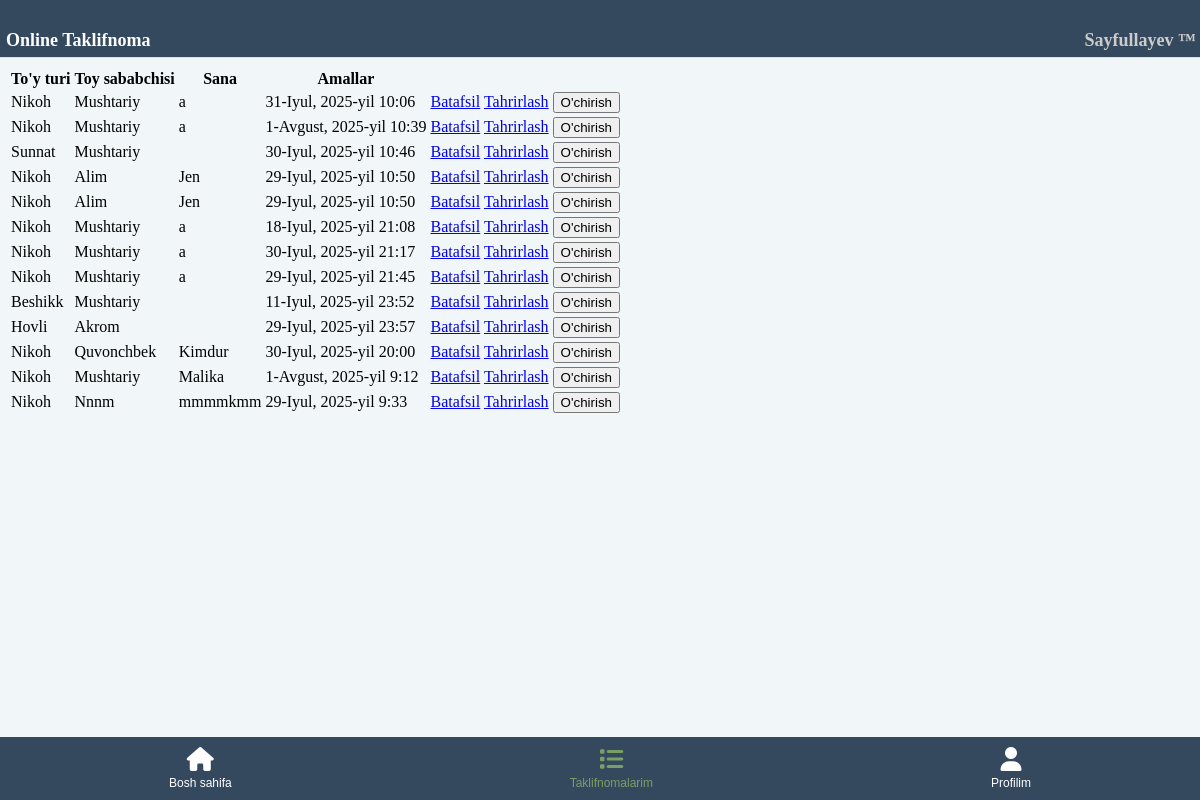
The app's page /my_invitations/ (signed in) with its own data.
### app/models.py (models this page shows, shortened)
class TelegramUser(models.Model):
    username = models.CharField(max_length=150)
    first_name = models.CharField(max_length=150, null=True, blank=True)
    last_name = models.CharField(max_length=150, null=True, blank=True)
    telegram_id = models.CharField(max_length=150, null=True, blank=True)
    profile_photo = models.ImageField(upload_to='profiles', null=True, blank=True)
    user = models.ForeignKey(User, on_delete=models.CASCADE, blank=True, null=True)
    class Meta:
        verbose_name = 'Telegram Foydalanuvchi'
        verbose_name_plural = 'Telegram Foydalanuvchilar'

class Invitation(models.Model):
    user = models.ForeignKey(TelegramUser, on_delete=models.CASCADE)
    category = models.ForeignKey(Category, on_delete=models.CASCADE)
    background = models.ForeignKey(BackgroundImage, on_delete=models.SET_NULL, null=True)
    name_1 = models.CharField(max_length=100)
    name_2 = models.CharField(max_length=100, blank=True)
    date = models.DateTimeField()
    wedding_hall = models.CharField(max_length=100)
    address = models.CharField(max_length=255)
    apartment = models.CharField(max_length=100, null=True, blank=True)
    unique_url = models.CharField(max_length=100, unique=True)
    class Meta:
        verbose_name = 'Taklifnoma'
        verbose_name_plural = 'Taklifnomalar'

class Category(models.Model):
    name = models.CharField(max_length=100, unique=True)
    category_image = models.ImageField(upload_to='categories', null=True, blank=True)
    class Meta:
        verbose_name = 'Kategoriya'
        verbose_name_plural = 'Kategoriyalar'

### app/views.py (the view)
# urls.py: path('my_invitations/', views.my_invitations, name='my_invitations'),
@login_required
def my_invitations(request):
    telegram_user = TelegramUser.objects.get(user=request.user)
    invitations = Invitation.objects.filter(user__user=request.user)
    return render(request, 'my_invitations.html', {'invitations': invitations,'telegram_user': telegram_user})

### templates/my_invitations.html (shortened to what this page needs)
{% extends 'base.html' %}
{% block content %}
<div class="container">
    <h2>Mening taklifnomalarim</h2>
    {% if invitations %}
        <table class="table">
            <thead>
                <tr>
                    <th>To'y turi</th>
                    {% if category.name == 'Nikoh' %}
                    <th>Kuyov Ismi</th>
                    <th>Kelin Ismi</th>
                    {% else %}
                    <th>Toy sababchisi</th>
                    {% endif %}
                    <th>Sana</th>
                    <th>Amallar</th>
                </tr>
            </thead>
            <tbody>
                {% for invitation in invitations %}
                <tr>
                    <td data-label="To'y turi">{{ invitation.category.name }}</td>
                    <td data-label="{% if invitation.category.name == 'Nikoh' %}Kuyov Ismi{% else %}To'y sababchisi{% endif %}">{{ invitation.name_1 }}</td>
                    <td data-label="{% if invitation.category.name == 'Nikoh' %}Kelin Ismi{% endif %}">{{ invitation.name_2|default:"" }}</td>
                    <td data-label="Sana">{{ invitation.date }}</td>
                    <td style="text-align: center;">
                        <a href="{% url 'invitation_page' invitation.unique_url %}" class="btn btn-sm btn-info">Batafsil</a>
                        <a href="{% url 'edit_invitation' invitation.id %}" class="btn btn-sm btn-warning">Tahrirlash</a>
                        <button class="btn btn-sm btn-danger delete-btn" data-id="{{ invitation.id }}">O'chirish</button>
                    </td>
                </tr>
                {% endfor %}
            </tbody>
        </table>
    {% else %}
        <p>Hozircha taklifnomalar yo'q</p>
    {% endif %}
</div>
{% endblock %}

### templates/base.html (shortened to what this page needs)
<!DOCTYPE html>
<html lang="en">
  <head>
    <link
      href="https://unpkg.com/boxicons@2.1.4/css/boxicons.min.css"
      rel="stylesheet"
    />
    <link
      rel="stylesheet"
      href="https://cdnjs.cloudflare.com/ajax/libs/font-awesome/6.6.0/css/all.min.css"
    />
  </head>
  <body>
    <header class="header">
      <div class="head" style="justify-content: space-between; padding: 5px;">
        <div>
          <h4>
            Online <span>Taklifnoma</span>
          </h4>
        </div>
        <div class="end">
          {% if telegram_user %}
          <h4 style="color: #ccc;"> {{ telegram_user.first_name }}</h4>
          {% endif %}
        </div>
      </div>
    </header>
    <footer class="footer">
      <div class="mobile-footer">
        {% if user.is_authenticated %}
        <a onclick="changeStyle('home')"class="{% if request.path == '/'  %}active{% endif %}"   id="home" href="{% url 'index' %}">
          <i class="fas fa-home"></i>
          <br />
          Bosh sahifa
        </a>
        <a onclick="changeStyle('posts')" class="{% if '/my_invitations/' in request.path %}active{% endif %}"  id="posts" href="{% url 'my_invitations' %}">
          <i class="fas fa-list"></i>
          <br />
          Taklifnomalarim
        </a>
        <a onclick="changeStyle('msg')" class="{% if '/profile/' in request.path %}active{% endif %}"  id="msg" href="{% url 'profile' %}">
          <i class="fas fa-user"></i>
          <br />
          Profilim
        </a>
        {% else %}
        <a href="https://t.me/taklifnoma_online_bot">
          <i class="fab fa-telegram"></i>
          <br/>
          taklifnoma yaratish
        </a>
        {% endif %}
      </div>
    </footer>
    {% block content %}
    {% endblock content %}
  </body>
</html>

### templates/my_invitations.html (style rules this page uses)
body { background-color: #f1f6f9; }

### templates/base.html (style rules this page uses)
.header { background-color: #34495e; border-bottom: 1px solid #e0e0e0; padding: 1px; height: 55px; width: 100%; position: fixed; top: 0; left: 0; z-index: 1000; }
.header h4 { font-size: 18px; color: white; font-family: 'Cormorant', serif; }
.header h4 span { color: white; }
.header .end { display: flex; align-items: center; gap: 2px; color: white; }
.head { display: flex; }
.footer { background-color: #34495e; width: 100%; position: fixed; top: 0; left: 0; z-index: 1000; }
.mobile-footer { display: flex; justify-content: space-around; align-items: center; background-color: #34495e; padding: 10px 0; position: fixed; bottom: 0; width: 100%; z-index: 1000; }
.mobile-footer a { text-align: center; color: #fff; text-decoration: none; font-size: 12px; font-family: 'Gilroy', sans-serif; }
.mobile-footer a i { font-size: 24px; margin-bottom: 5px; transition: color 0.3s; }
.mobile-footer a.active i, .mobile-footer a:hover i { color: #7a9f65; }
.mobile-footer a.active { color: #7a9f65; }

### records on screen
TelegramUser: first_name "Sayfullayev ™"
Invitation: category.name "Nikoh", name_1 "Mushtariy", name_2 "a", date "31-Iyul, 2025-yil 10:06"
Invitation: category.name "Nikoh", name_1 "Mushtariy", name_2 "a", date "1-Avgust, 2025-yil 10:39"
Invitation: category.name "Sunnat", name_1 "Mushtariy", date "30-Iyul, 2025-yil 10:46"
Invitation: category.name "Nikoh", name_1 "Alim", name_2 "Jen", date "29-Iyul, 2025-yil 10:50"
Invitation: category.name "Nikoh", name_1 "Alim", name_2 "Jen", date "29-Iyul, 2025-yil 10:50"
Invitation: category.name "Nikoh", name_1 "Mushtariy", name_2 "a", date "18-Iyul, 2025-yil 21:08"
Invitation: category.name "Nikoh", name_1 "Mushtariy", name_2 "a", date "30-Iyul, 2025-yil 21:17"
Invitation: category.name "Nikoh", name_1 "Mushtariy", name_2 "a", date "29-Iyul, 2025-yil 21:45"
Invitation: category.name "Beshikk", name_1 "Mushtariy", date "11-Iyul, 2025-yil 23:52"
Invitation: category.name "Hovli", name_1 "Akrom", date "29-Iyul, 2025-yil 23:57"
Invitation: category.name "Nikoh", name_1 "Quvonchbek", name_2 "Kimdur", date "30-Iyul, 2025-yil 20:00"
Invitation: category.name "Nikoh", name_1 "Mushtariy", name_2 "Malika", date "1-Avgust, 2025-yil 9:12"
Invitation: category.name "Nikoh", name_1 "Nnnm", name_2 "mmmmkmm", date "29-Iyul, 2025-yil 9:33"
